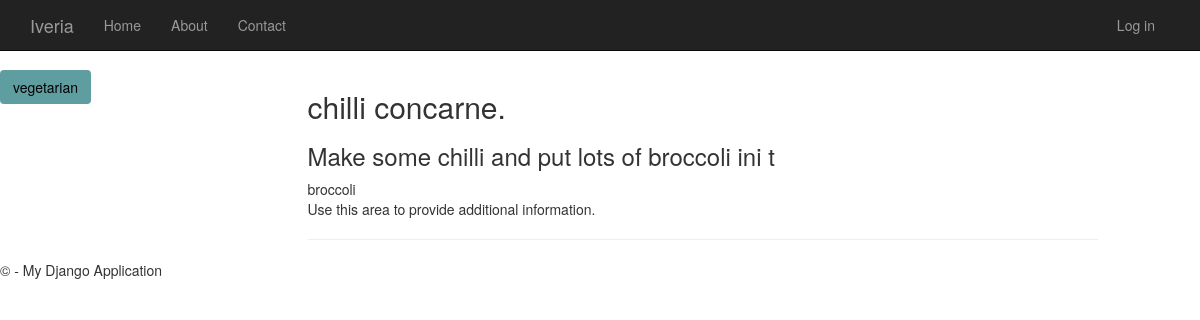
The page /recipe/1/ on the database as committed earlier.
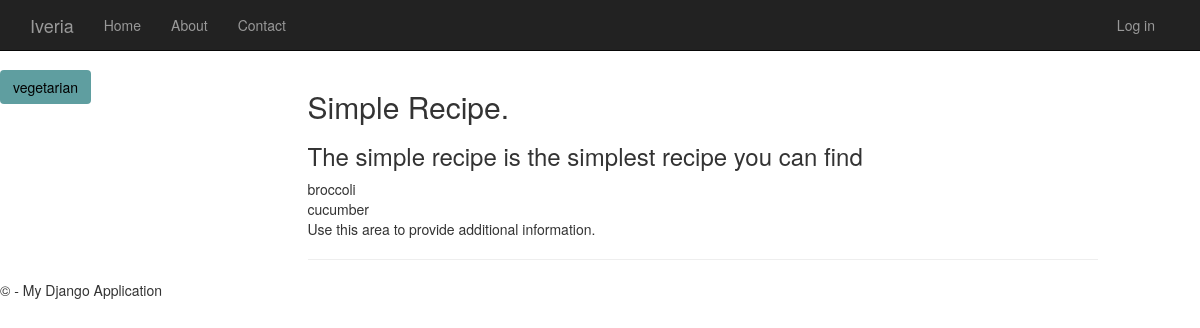
The same page on the database as committed later.
### app/models.py (models this page shows, shortened)
class Categories(models.Model):
    Category = models.CharField(max_length=64)

class Recipe(models.Model):
    Title = models.CharField(max_length=64)
    description = models.TextField()
    Image = models.ImageField( upload_to='static/app/images', blank=True, null=True)
    shortdescription = models.TextField(null = True)
    views = models.IntegerField( null = True)
    loves = models.IntegerField( null = True)

class Ingredients(models.Model):
    Ingredient = models.CharField(max_length=64)
    def __str__(self):
        return f"{self.Ingredient}"

### app/views.py (the view)
# urls.py: path('recipe/<int:recipe_id>/', views.recipe, name="recipe"),
def recipe(request, recipe_id):
    categories = Categories.objects.all()
    recipe = Recipe.objects.get(pk=recipe_id)
    Ingredientids = Ingtorec.objects.filter(Recipe_id=recipe_id)
    ing=[]
    for Ingredientid in Ingredientids:
        ing.append(Ingredients.objects.get(Ingredient=Ingredientid.Ingredient_id))
    return render(request, "app/recipe.html",{
        'categories': categories,
        'Ingredients': ing,
        'recipe': recipe,
        })

### app/templates/app/recipe.html
{% extends "app/layout.html" %}
{% block content %}
<h2>{{ recipe.Title }}.</h2>
<h3>{{ recipe.description }}</h3>
{% for Ingredient in Ingredients%}
{{Ingredient.Ingredient}}<br/>
{%empty%}
no Ingredients here mate
{%endfor%}
<p>Use this area to provide additional information.</p>
{% endblock %}

### app/templates/app/layout.html (shortened to what this page needs)
﻿<!DOCTYPE html>
<html>
<head>
    {% load staticfiles %}
    <link rel="stylesheet" type="text/css" href="{% static 'app/content/bootstrap.min.css' %}" />
    <link rel="stylesheet" type="text/css" href="{% static 'app/content/site.css' %}" />
</head>
<body>
    <div class="navbar navbar-inverse navbar-fixed-top">
        <div class="container">
            <div class="navbar-header">
                <a href="/" class="navbar-brand">Iveria</a>
            </div>
            <div class="navbar-collapse collapse">
                <ul class="nav navbar-nav">
                    <li><a href="{% url 'home' %}">Home</a></li>
                    <li><a href="{% url 'about' %}">About</a></li>
                    <li><a href="{% url 'contact' %}">Contact</a></li>
                </ul>
                {% include 'app/loginpartial.html' %}
            </div>
        </div>
    </div>
     <div class="row">
    <div class="border border-primary container float-left col-md-3 rounded">
    {% for category in categories%}
<a href="{% url 'category' category.id %}" class="float-left btn rounded category_style">{{category.Category}}</a><br>
{%empty%}
<p>Sorry lad, no categories here </p>
{% endfor %}
        </div>
    <div class="container body-content col-md-8">
{% block content %}{% endblock %}
        <hr/>
    </div>
         </div>
     <footer>
            <p>&copy; {{ year }} - My Django Application</p>
        </footer>
</body>
</html>

### app/templates/app/loginpartial.html
{% if user.is_authenticated %}
<form id="logoutForm" action="/logout/" method="post" class="navbar-right">
    {% csrf_token %}
    <ul class="nav navbar-nav navbar-right">
        <li><span class="navbar-brand">Hello {{ user.username }}!</span></li>
        <li><a href="javascript:document.getElementById('logoutForm').submit()">Log off</a></li>
    </ul>
</form>
{% else %}
<ul class="nav navbar-nav navbar-right">
    <li><a href="{% url 'login' %}">Log in</a></li>
</ul>
{% endif %}

### app/static/app/content/site.css (style rules this page uses)
body { padding-top: 50px; padding-bottom: 20px; }
.category_style { color: black; background-color: cadetblue; }
.body-content { padding-left: 15px; padding-right: 15px; }

Rows that differ between the two databases and show on the page:
changed Recipe: Title "chilli concarne" → "Simple Recipe"; description "Make some chilli and put lots of broccoli ini t" → "The simple recipe is the simplest recipe you can find"
added Ingredients: Ingredient "cucumber"
